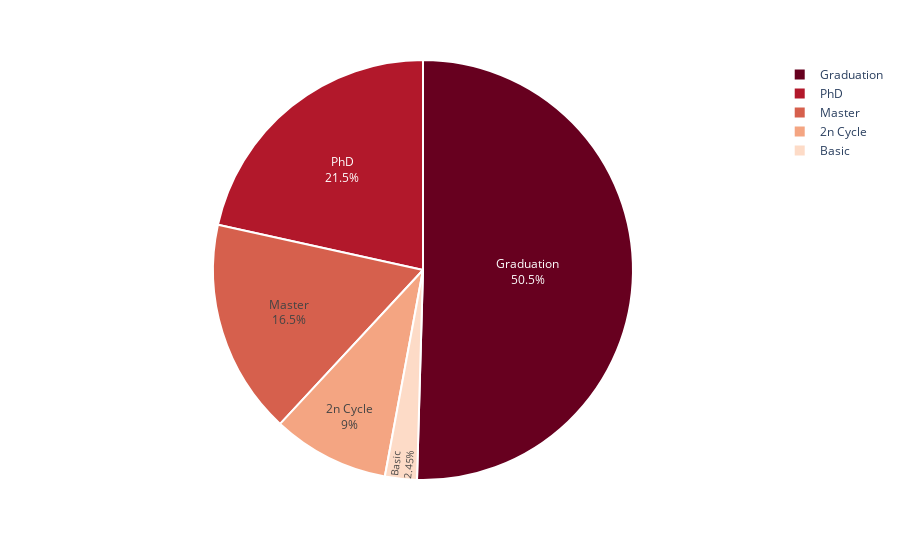

The notebook cell saved with this chart:
### Code cell
education = customer.Education.value_counts()

fig = px.pie(education, 
             values = education.values, 
             names = education.index,
             color_discrete_sequence=px.colors.sequential.RdBu)
fig.update_traces(textposition='inside', textinfo='percent+label', 
                  marker = dict(line = dict(color = 'white', width = 2)))
fig.show()

### Figure 1 — Plotly figure (JSON) as saved in the notebook; plotly's stock layout.template omitted (floating-point values rounded to 4 significant figures)
{"data": [{"domain": {"x": [0, 1], "y": [0, 1]}, "hovertemplate": "index=%{label}<br>value=%{value}<extra></extra>", "labels": ["Graduation", "PhD", "Master", "2n Cycle", "Basic"], "legendgroup": "", "marker": {"line": {"color": "white", "width": 2}}, "name": "", "showlegend": true, "textinfo": "percent+label", "textposition": "inside", "type": "pie", "values": [1110, 474, 364, 198, 54]}], "layout": {"legend": {"tracegroupgap": 0}, "margin": {"t": 60}, "piecolorway": ["rgb(103,0,31)", "rgb(178,24,43)", "rgb(214,96,77)", "rgb(244,165,130)", "rgb(253,219,199)", "rgb(247,247,247)", "rgb(209,229,240)", "rgb(146,197,222)", "rgb(67,147,195)", "rgb(33,102,172)", "rgb(5,48,97)"]}}
